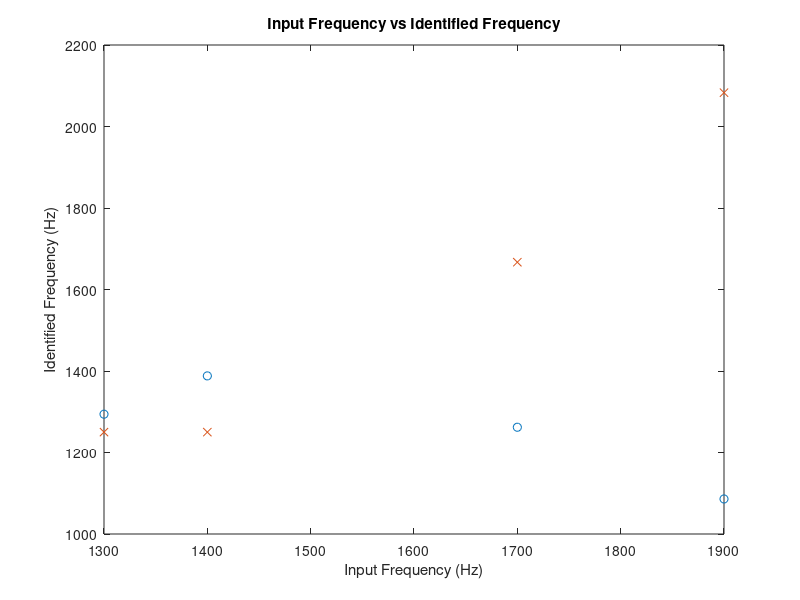

Source code (MATLAB): (Note: this script raises an error after producing the figure.)
clc; clear all; close all;
plot([1900 1700 1400 1300], [1086 1262 1388 1294], 'o');
hold on;
plot([1900 1700 1400 1300], [2083 1667 1250 1250], 'x');
title('Input Frequency vs Identified Frequency');
xlabel('Input Frequency (Hz)');
ylabel('Identified Frequency (Hz)');
xline(1500,'--');
x = 1500:3000;
y = @(x) abs(x - 3000);
plot(x,y(x), 'Color', [0.65 0.55 0.15]);
x = 0:1500;
plot(x,x, 'Color', [0.65 0.55 0.15]);
legend('Arduino', 'Oscilloscope', 'Nyquist Frequency', 'Aliased Frequency');
